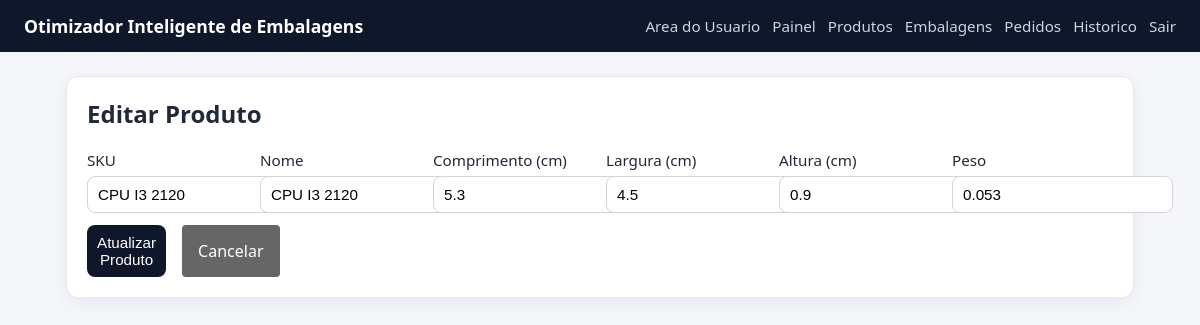
/product/1/edit (signed in), run on the app's committed database.
### tables this page shows
CREATE TABLE products (
                id INTEGER PRIMARY KEY AUTOINCREMENT,
                name TEXT NOT NULL UNIQUE,
                length_cm REAL NOT NULL,
                width_cm REAL NOT NULL,
                height_cm REAL NOT NULL,
                weight REAL NOT NULL
            , sku TEXT);

### app_volum.py (the view, shortened to what this page needs)
@app.route("/product/<int:product_id>/edit", methods=["GET", "POST"])
@admin_required
def product_edit(product_id):
    product = get_product_by_id(DB_PATH, product_id)
    if not product:
        flash("Produto nao encontrado.", "error")
        return redirect(url_for("products"))
    return render_template("product_edit.html", product=product)

### app_volum.py (called while the page is built)
def admin_required(view_func):
    @wraps(view_func)
    def _wrapped(*args, **kwargs):
        if not session.get("is_admin"):
            next_url = request.path
            return redirect(url_for("admin_login", next=next_url))
        return view_func(*args, **kwargs)
    return _wrapped

### database.py (called while the page is built)
def get_connection(db_path):
    conn = sqlite3.connect(db_path)
    conn.row_factory = sqlite3.Row
    return conn

def get_product_by_id(db_path, product_id):
    with closing(get_connection(db_path)) as conn:
        row = conn.execute("SELECT * FROM products WHERE id = ?", (product_id,)).fetchone()
    return row

### templates/product_edit.html
{% extends 'base.html' %}
{% block content %}
<section class="card">
    <h2>Editar Produto</h2>
    <form method="post" class="form-grid cols-3">
        <label>SKU
            <input type="text" name="sku" value="{{ product['sku'] or '' }}" placeholder="Ex.: PRD00040">
        </label>
        <label>Nome
            <input type="text" name="name" value="{{ product['name'] }}" required>
        </label>
        <label>Comprimento (cm)
            <input type="number" step="0.01" min="0" name="length_cm" value="{{ product['length_cm'] }}" required>
        </label>
        <label>Largura (cm)
            <input type="number" step="0.01" min="0" name="width_cm" value="{{ product['width_cm'] }}" required>
        </label>
        <label>Altura (cm)
            <input type="number" step="0.01" min="0" name="height_cm" value="{{ product['height_cm'] }}" required>
        </label>
        <label>Peso
            <input type="number" step="0.001" min="0" name="weight" value="{{ product['weight'] }}" inputmode="decimal" lang="pt-BR" placeholder="Ex.: 0,085" required>
        </label>
        <div style="display: flex; gap: 1rem;">
            <button type="submit">Atualizar Produto</button>
            <a href="{{ url_for('products') }}" style="padding: 0.5rem 1rem; background: #666; color: white; text-decoration: none; border-radius: 4px; display: flex; align-items: center;">Cancelar</a>
        </div>
    </form>
</section>
{% endblock %}

### static/style.css (style rules this page uses)
* { box-sizing: border-box; }
body { margin: 0; font-family: Segoe UI, Tahoma, sans-serif; background: #f4f6fa; color: #1f2937; }
.card { background: #fff; border-radius: 12px; padding: 20px; border: 1px solid #e5e7eb; box-shadow: 0 4px 16px rgba(15, 23, 42, 0.06); margin-bottom: 18px; }
h2, h3 { margin-top: 0; }
.form-grid { display: grid; gap: 12px; }
.form-grid.cols-3 { grid-template-columns: repeat(auto-fit, minmax(150px, 1fr)); }
label { display: grid; gap: 6px; font-size: 0.95rem; word-break: break-word; }
input, select, button { padding: 9px 10px; border-radius: 8px; border: 1px solid #d1d5db; font-size: 0.95rem; }
button, .btn { background: #0f172a; color: #fff; border: 0; cursor: pointer; text-decoration: none; display: inline-block; }

### data on the page
products: sku "CPU I3 2120", name "CPU I3 2120", length_cm "5.3", width_cm "4.5", height_cm "0.9", weight "0.053"
